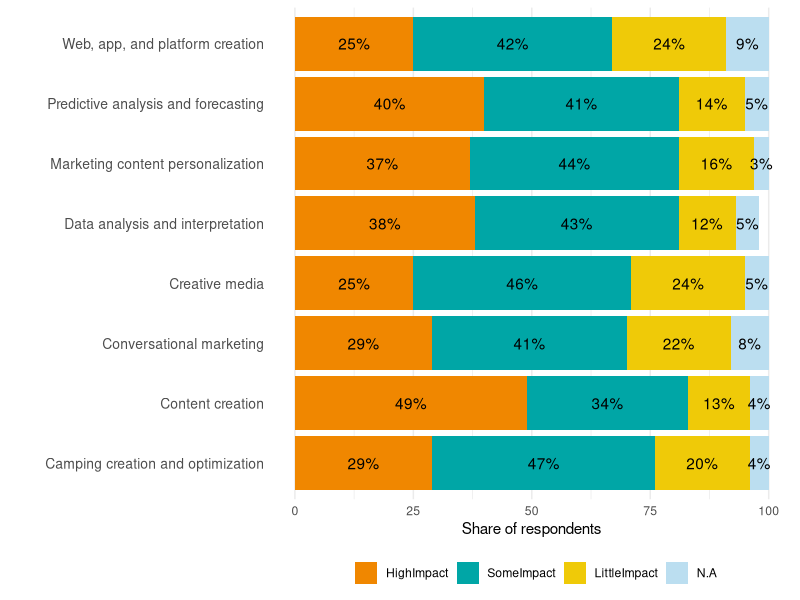

Write R code to recreate this figure.
# Load the required package
library(ggplot2)
library(reshape2)

# Create the data frame
perceived_impact <- data.frame(
  Task = c("Marketing content personalization", "Content creation", "Camping creation and optimization",
           "Data analysis and interpretation", "Predictive analysis and forecasting", "Creative media",
           "Conversational marketing", "Web, app, and platform creation"),
  N.A = c(3, 4, 4, 5, 5, 5, 8, 9),
  LittleImpact = c(16, 13, 20, 12, 14, 24, 22, 24),
  SomeImpact = c(44, 34, 47, 43, 41, 46, 41, 42),
  HighImpact = c(37, 49, 29, 38, 40, 25, 29, 25)
)

# Melt the data frame
data_melted <- melt(perceived_impact, id.vars = "Task")

# Create the plot
ggplot(data_melted, aes(x = Task, y = value, fill = variable, label = scales::percent(value/100))) +
  geom_bar(stat = "identity", position = "stack") +
  geom_text(position = position_stack(vjust = 0.5)) +
  labs(x = "", y = "Share of respondents") +
  coord_flip() +
  scale_fill_manual(name = "", values = c("N.A" = "#bbdef0", "LittleImpact" = "#efca08", "SomeImpact" = "#00a6a6", "HighImpact" = "#f08700")) +
  guides(fill = guide_legend(reverse = TRUE)) +
  theme_minimal() +
  theme(legend.position = "bottom",
        panel.grid.major.y = element_blank(),
        axis.text.y = element_text(size = 10),
        axis.ticks.y = element_blank(),
        axis.title.y = element_text(size = 12, margin = margin(r = 15)))
